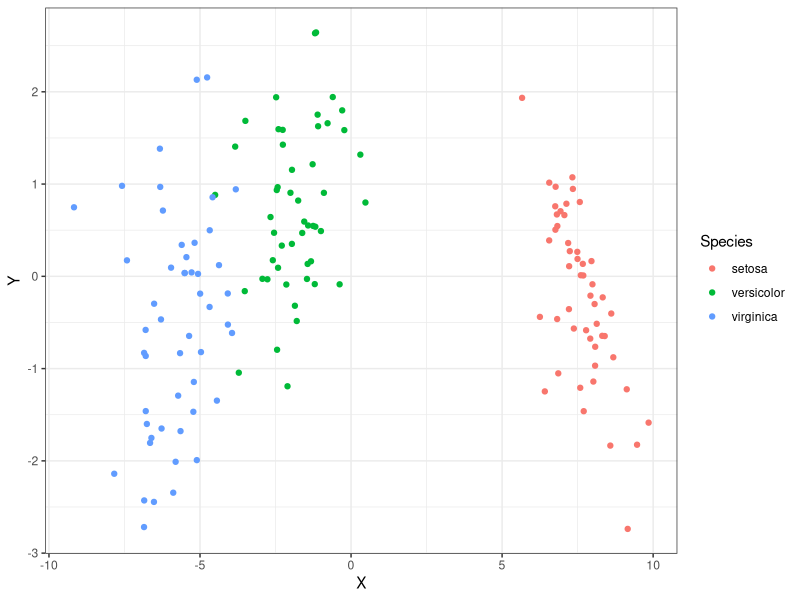

Here is the R script that generated this plot:
## if you don't have the "MASS" package, install it with:
## install.package("MASS")
require(MASS) 

## if you don't have the ggplot2 package, install it with:
## install.package("ggplot2")
require(ggplot2) 

## Load a sample data set
data("iris")
my.data <- iris
 
## look at the first 6 rows
head(my.data)
 
## create the lda model
model <- lda(formula = Species ~ ., data = my.data)
 
## get the x,y coordinates for the LDA plot
data.lda.values <- predict(model)
 
## create a dataframe that has all the info we need to draw a graph
plot.data <- data.frame(X=data.lda.values$x[,1], Y=data.lda.values$x[,2], Species=my.data$Species)
 
head(plot.data)
 
## draw a graph using ggplot2
p <- ggplot(data=plot.data, aes(x=X, y=Y)) +
    geom_point(aes(color=Species)) +
    theme_bw()
p
## you can save the graph with the following command:
## ggsave(file="my_graph.pdf")
